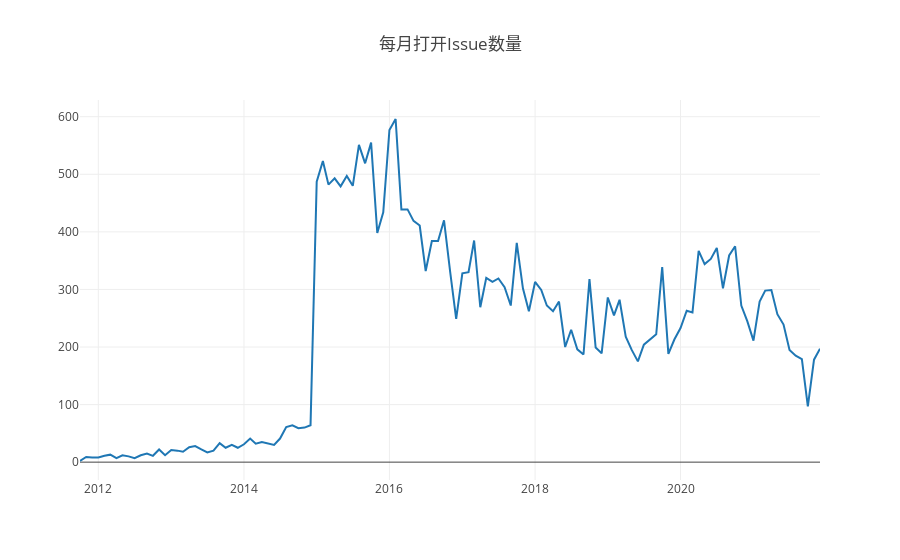

The cell this chart's notebook holds for it:
### Code cell
var startYear = 2015,
  endYear = 2021;
var years = [];
var repo_id = 1300192;
var query = openDigger.driver.clickhouse.query;
for (var y = startYear; y <= endYear; y++) years.push(y);
console.log('任务2.1');
Promise.all(
  years.map((year) => {
    return query(`
    select issue_created_at
    from github_log.events
    where repo_id=${repo_id} and type = 'PullRequestEvent' and toYear (created_at) = ${year}
    `);
  })
).then((data) => {
  const tmp = {};
  let issumeAverageDuration = 0;
  for(let i = 0; i < data.length; i++) {
      for(let j = 0; j < data[i].length; j++) {
          if (tmp.hasOwnProperty(data[i][j].issue_created_at.slice(0, 7))) {
        tmp[data[i][j].issue_created_at.slice(0, 7)] += 1;
      } else {
        tmp[data[i][j].issue_created_at.slice(0, 7)] = 1;
      }
      }
  }
  const ordered = Object.fromEntries(Object.entries(tmp).sort());
  let timeArray = [];
  let countArray = [];
  for (const key in ordered) {
    timeArray.push(key);
    countArray.push(ordered[key]);
  }
    for (let i = 0; i < timeArray.length; i++) {
    console.log("月份: " + timeArray[i]);
    console.log("当月打开Issue: " + countArray[i]);
  }
  var data = [
    {
      x: timeArray,
      y: countArray,
      type: 'scatter'
    },
  ];
  openDigger.render.plotly(data, {title: '每月打开Issue数量'});
});

### Figure 1 — Plotly figure (JSON) as saved in the notebook; plotly's stock layout.template omitted (floating-point values rounded to 4 significant figures)
{"data": [{"type": "scatter", "x": ["2011-10", "2011-11", "2011-12", "2012-01", "2012-02", "2012-03", "2012-04", "2012-05", "2012-06", "2012-07", "2012-08", "2012-09", "2012-10", "2012-11", "2012-12", "2013-01", "2013-02", "2013-03", "2013-04", "2013-05", "2013-06", "2013-07", "2013-08", "2013-09", "2013-10", "2013-11", "2013-12", "2014-01", "2014-02", "2014-03", "2014-04", "2014-05", "2014-06", "2014-07", "2014-08", "2014-09", "2014-10", "2014-11", "2014-12", "2015-01", "2015-02", "2015-03", "2015-04", "2015-05", "2015-06", "2015-07", "2015-08", "2015-09", "2015-10", "2015-11", "2015-12", "2016-01", "2016-02", "2016-03", "2016-04", "2016-05", "2016-06", "2016-07", "2016-08", "2016-09", "2016-10", "2016-11", "2016-12", "2017-01", "2017-02", "2017-03", "2017-04", "2017-05", "2017-06", "2017-07", "2017-08", "2017-09", "2017-10", "2017-11", "2017-12", "2018-01", "2018-02", "2018-03", "2018-04", "2018-05", "2018-06", "2018-07", "2018-08", "2018-09", "2018-10", "2018-11", "2018-12", "2019-01", "2019-02", "2019-03", "2019-04", "2019-05", "2019-06", "2019-07", "2019-08", "2019-09", "2019-10", "2019-11", "2019-12", "2020-01", "2020-02", "2020-03", "2020-04", "2020-05", "2020-06", "2020-07", "2020-08", "2020-09", "2020-10", "2020-11", "2020-12", "2021-01", "2021-02", "2021-03", "2021-04", "2021-05", "2021-06", "2021-07", "2021-08", "2021-09", "2021-10", "2021-11", "2021-12"], "y": [2, 9, 8, 8, 11, 13, 7, 12, 10, 7, 12, 15, 11, 22, 12, 21, 20, 18, 26, 28, 22, 17, 20, 33, 25, 30, 25, 31, 41, 32, 35, 32, 30, 41, 61, 64, 59, 60, 64, 487, 523, 482, 493, 479, 497, 480, 551, 519, 555, 398, 434, 577, 596, 439, 439, 419, 411, 332, 384, 384, 420, 330, 249, 328, 330, 385, 269, 320, 313, 319, 304, 272, 381, 302, 262, 313, 299, 272, 262, 279, 200, 230, 196, 187, 318, 199, 189, 286, 255, 282, 218, 195, 175, 204, 213, 222, 339, 188, 213, 233, 263, 260, 367, 344, 353, 372, 302, 359, 375, 272, 245, 211, 279, 298, 299, 257, 239, 195, 185, 179, 97, 178, 197]}], "layout": {"autosize": true, "title": {"text": "每月打开Issue数量"}, "xaxis": {"autorange": true, "range": ["2011-10-01", "2021-12-01"], "type": "date"}, "yaxis": {"autorange": true, "range": [-31, 629], "type": "linear"}}}
